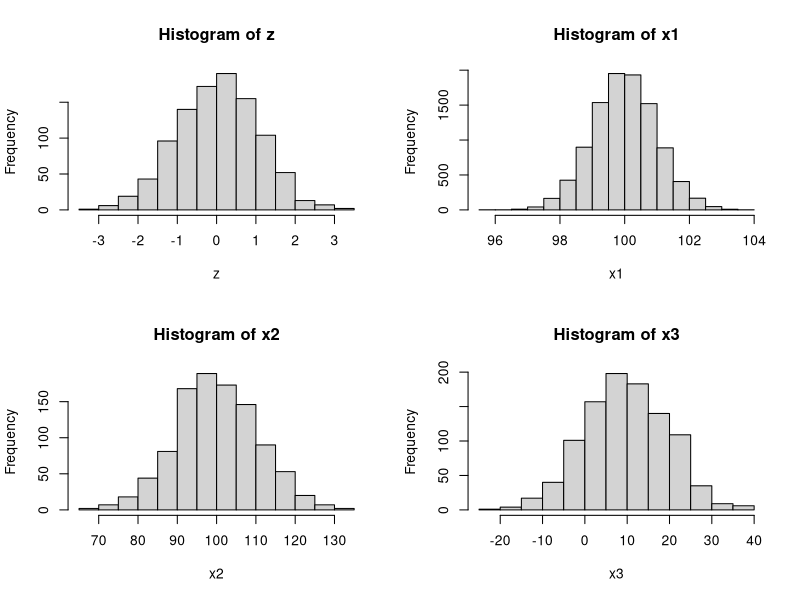
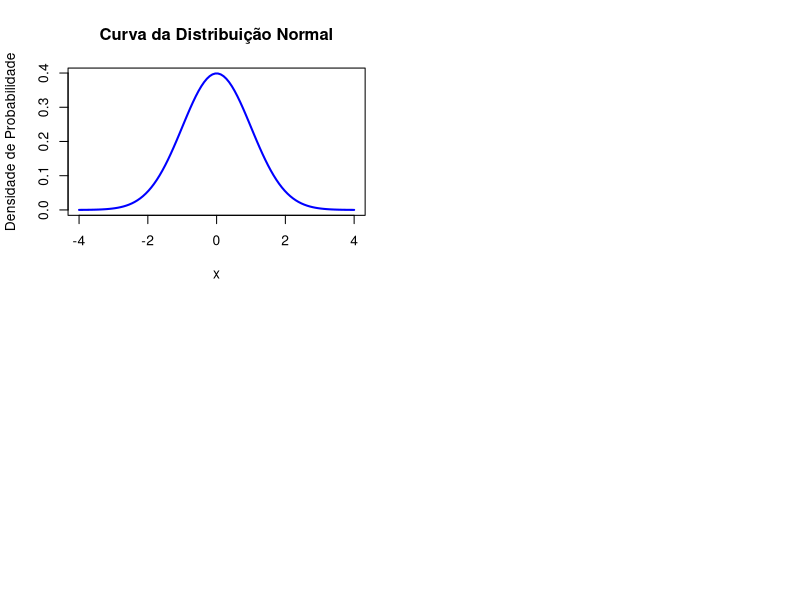

The R source for these figures, in order:
## ---- chunk 1
# Função dbinom() para calcular a probabilidade em uma distribuição binomial
probabilidade <- dbinom(x=4, size = 10, prob = 0.5)
print(probabilidade)

## ---- chunk 2
probabilidade <- pbinom(q=4, size = 10, prob = 0.5)
print(probabilidade)
## ---- chunk 3
N = 20
n = 1
(x = rbinom(N,n,prob = 0.5))
(table(x))
## ---- chunk 4
# Função dpois() para calcular a probabilidade em uma distribuição de Poisson
probabilidade <- dpois(3, lambda = 2)
print(probabilidade)

## ---- chunk 5
probabilidade <- ppois(3, lambda = 2)
print(probabilidade)
## ---- chunk 6
x <- rpois(n = 10, lambda = 2)
table(x)
## ---- chunk 7
# Função pnorm() para calcular a probabilidade em uma distribuição normal
probabilidade <- pnorm(110, mean = 100, sd = 15)
print(probabilidade)

## ---- chunk 8
probabilidade <- pnorm(120, mean = 100, sd = 15) - pnorm(110, mean = 100, sd = 15)
print(probabilidade)
## ---- chunk 9
probabilidade <- pnorm(120, mean = 100, sd = 15,lower.tail = F) 
print(probabilidade) # ou

probabilidade <- 1-pnorm(120, mean = 100, sd = 15,lower.tail = T) 
print(probabilidade)
## ---- chunk 10
qnorm(0.75,mean = 100,15)
qnorm(0.09,mean = 100,15,lower.tail = F)
## ---- chunk 11
z = rnorm(1000,mean = 0,sd = 1)
x1 = rnorm(10000,mean = 100,sd = 1)
x2 = rnorm(1000,mean = 100,sd = 10)
x3 = rnorm(1000,mean = 10,sd = 10)
par(mfrow=c(2,2))
hist(z);hist(x1);hist(x2);hist(x3)
## ---- chunk 12
# Parâmetros da distribuição normal
mu <- 0  # Média
sigma <- 1  # Desvio padrão

# Valores para o eixo x
x <- seq(-4, 4, length.out = 100)

# Calculando os valores da densidade de probabilidade para os valores de x
y <- dnorm(x, mean = mu, sd = sigma)

# Plotando a curva da distribuição normal
plot(x, y, type = "l", lwd = 2, col = "blue", 
     main = "Curva da Distribuição Normal", 
     xlab = "x", ylab = "Densidade de Probabilidade")

